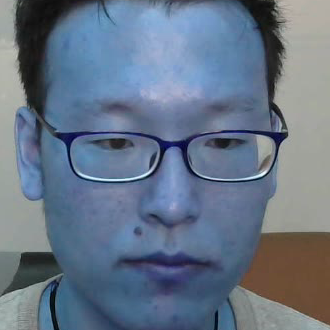
#> input picture Post Processing/post_preprocess/save.bmp, 330 x 330 px, found by its file name
$ python preprocess_skin_seg_label.py
#> lines starting #> are read from the running program, lines starting #| are printed output that depends on the picture; after the words box and inside, x2 and y2 are one past the last pixel; in counts of white or black regions, pixels touching at a corner belong together
#Transfalte from iphys toolbox

# if (SkinSegmentTF) % skin segmentation - not specified in reference
# YCBCR = rgb2ycbcr(VidROI);
# Yth = YCBCR(:,:, 1) > 80;
# CBth = (YCBCR(:,:, 2) > 77).*(YCBCR(:,:, 2) < 127);
# CRth = (YCBCR(:,:, 3) > 133).*(YCBCR(:,:, 3) < 173);
# ROISkin = VidROI. * repmat(uint8(Yth. * CBth. * CRth), [1, 1, 3]);
# RGB(FN,:) = squeeze(sum(sum(ROISkin, 1), 2). / sum(sum(logical(ROISkin), 1), 2));
# else
# RGB(FN,:) = sum(sum(VidROI, 2)). / (size(VidROI, 1) * size(VidROI, 2));
# end

#ref:https://blog.csdn.net/qq_42722197/article/details/115388593

import cv2
import numpy as np
"""
input a frame
return mask.npy
"""

def exemple():
    img = cv2.imread("save.bmp", cv2.IMREAD_COLOR)
#> img is the input picture: shape (330, 330, 3); mean B, G, R 135.7, 116.8, 102.1
    ycrcb = cv2.cvtColor(img, cv2.COLOR_BGR2YCrCb)
#> ycrcb: shape (330, 330, 3); mean of channels 0, 1, 2 114.6, 119.1, 140
    (y, cr, cb) = cv2.split(ycrcb)
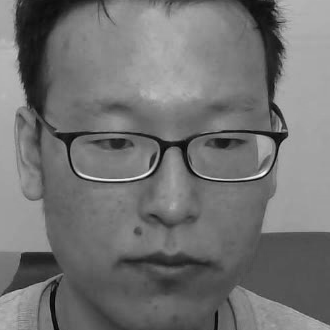
#> y: shape (330, 330); min 3, max 249, mean 114.6
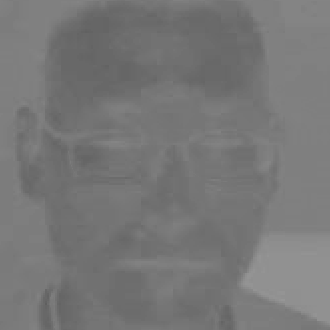
#> cr: shape (330, 330); min 95, max 150, mean 119.1
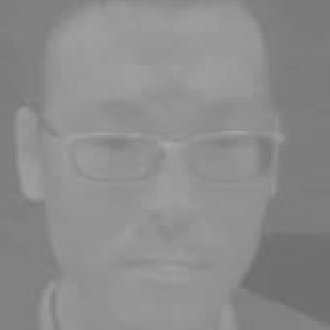
#> cb: shape (330, 330); min 108, max 169, mean 140
    skin2 = np.zeros(cr.shape, dtype=np.uint8)
    (x, y) = cr.shape
#> x = 330; y = 330
    for i in  range(0, x):
        for j in  range(0, y):
            if (cr[i][j] >  133) and (cr[i][j] <  173) and (cb[i][j] >  77) and (cb[i][j] <  127):
                skin2[i][j] =  255
            else:
                skin2[i][j] =  0
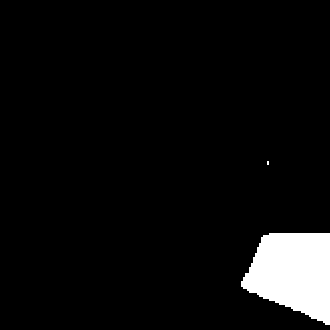
#> skin2: shape (330, 330); 5.4% white; 2 white regions (1 under 20 px), largest, box (x1, y1, x2, y2) and area: (241, 233, 330, 325) 5916
    cv2.imwrite("save1.bmp", skin2)


def visualize_mask(mask,path):
    cv2.imwrite(path, mask * 255)

def frame2skinmask(frame):
    ycrcb = cv2.cvtColor(frame, cv2.COLOR_BGR2YCrCb)
    (y, cr, cb) = cv2.split(ycrcb)
    skin2 = np.zeros(cr.shape, dtype=np.uint8)
    (x, y) = cr.shape
    for i in range(0, x):
        for j in range(0, y):
            if (cr[i][j] > 133) and (cr[i][j] < 173) and (cb[i][j] > 77) and (cb[i][j] < 127):
                skin2[i][j] = 1
            else:
                skin2[i][j] = 0
    return skin2

exemple()
